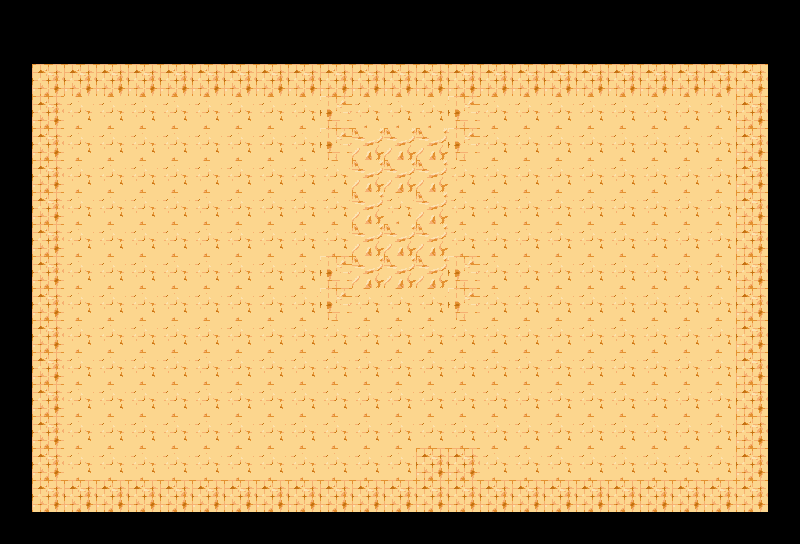

A 2D game scene composited from a Tiled map and its tileset images. What follows is a short description and the map's XML, with every tile layer's data as written:
An orthogonal 25x17 tile map with 32x32 px tiles, 1 tile layer (floor), 1 hidden layer not drawn and 8 objects (upperBounds, leftBounds, rightBounds, playerPosition, spawner1).

<map version="1.0" orientation="orthogonal" renderorder="right-down" width="25" height="17" tilewidth="32" tileheight="32" nextobjectid="19">
 <properties>
  <property name="enemyStep" value="3" />
  <property name="maxCoins" value="12" />
  <property name="maxEnemy" value="6" />
  <property name="spawnerChange" value="3" />
  <property name="startEnemy" value="2" />
 </properties>
 <tileset firstgid="1" name="tiles" tilewidth="32" tileheight="32" tilecount="16" columns="8">
  <image source="../sprites/tiles.png" width="256" height="64" />
  <terraintypes>
   <terrain name="" tile="-1" />
  </terraintypes>
  <tile id="5">
   <properties>
    <property name="solid" value="1" />
   </properties>
  </tile>
 </tileset>
 <layer name="floor" width="25" height="17">
  <properties>
   <property name="solid" value="0" />
  </properties>
  <data encoding="csv">
0,0,0,0,0,0,0,0,0,0,0,0,0,0,0,0,0,0,0,0,0,0,0,0,0,
0,0,0,0,0,0,0,0,0,0,0,0,0,0,0,0,0,0,0,0,0,0,0,0,0,
0,2,2,2,2,2,2,2,2,2,2,2,2,2,2,2,2,2,2,2,2,2,2,2,0,
0,2,16,16,16,16,16,16,16,16,15,16,16,16,15,16,16,16,16,16,16,16,16,2,0,
0,2,16,16,16,16,16,16,16,16,15,14,14,14,15,16,16,16,16,16,16,16,16,2,0,
0,2,16,16,16,16,16,16,16,16,16,14,14,14,16,16,16,16,16,16,16,16,16,2,0,
0,2,16,16,16,16,16,16,16,16,16,14,16,14,16,16,16,16,16,16,16,16,16,2,0,
0,2,16,16,16,16,16,16,16,16,16,14,14,14,16,16,16,16,16,16,16,16,16,2,0,
0,2,16,16,16,16,16,16,16,16,15,14,14,14,15,16,16,16,16,16,16,16,16,2,0,
0,2,16,16,16,16,16,16,16,16,15,16,16,16,15,16,16,16,16,16,16,16,16,2,0,
0,2,16,16,16,16,16,16,16,16,16,16,16,16,16,16,16,16,16,16,16,16,16,2,0,
0,2,16,16,16,16,16,16,16,16,16,16,16,16,16,16,16,16,16,16,16,16,16,2,0,
0,2,16,16,16,16,16,16,16,16,16,16,16,16,16,16,16,16,16,16,16,16,16,2,0,
0,2,16,16,16,16,16,16,16,16,16,16,16,16,16,16,16,16,16,16,16,16,16,2,0,
0,2,16,16,16,16,16,16,16,16,16,16,16,2,2,16,16,16,16,16,16,16,16,2,0,
0,2,2,2,2,2,2,2,2,2,2,2,2,2,2,2,2,2,2,2,2,2,2,2,0,
0,0,0,0,0,0,0,0,0,0,0,0,0,0,0,0,0,0,0,0,0,0,0,0,0
</data>
 </layer>
 <layer name="walls" width="25" height="17" visible="0">
  <data encoding="csv">
12,3,3,3,3,3,3,3,3,3,3,3,3,3,3,3,3,3,3,3,3,3,3,3,13,
10,4,4,4,4,4,4,4,4,4,4,4,4,4,4,4,4,4,4,4,4,4,4,4,11,
5,0,0,0,0,0,0,0,0,0,0,0,0,0,0,0,0,0,0,0,0,0,0,0,6,
5,0,0,0,0,0,0,0,0,0,0,0,0,0,0,0,0,0,0,0,0,0,0,0,6,
5,0,0,0,0,0,0,0,0,0,0,0,0,0,0,0,0,0,0,0,0,0,0,0,6,
5,0,0,0,0,0,0,0,0,0,0,0,0,0,0,0,0,0,0,0,0,0,0,0,6,
5,0,0,0,0,0,0,0,0,0,0,0,0,0,0,0,0,0,0,0,0,0,0,0,6,
5,0,0,0,0,0,0,0,0,0,0,0,0,0,0,0,0,0,0,0,0,0,0,0,6,
5,0,0,0,0,0,0,0,0,0,0,0,0,0,0,0,0,0,0,0,0,0,0,0,6,
5,0,0,0,0,0,0,0,0,0,0,0,0,0,0,0,0,0,0,0,0,0,0,0,6,
5,0,0,0,0,0,0,0,0,0,0,0,0,0,0,0,0,0,0,0,0,0,0,0,6,
5,0,0,0,0,0,0,0,0,0,0,0,0,0,0,0,0,0,0,0,0,0,0,0,6,
5,0,0,0,0,0,0,0,0,0,0,0,0,0,0,0,0,0,0,0,0,0,0,0,6,
5,0,0,0,0,0,0,0,0,0,0,0,0,0,0,0,0,0,0,0,0,0,0,0,6,
5,0,0,0,0,0,0,0,0,0,0,0,0,0,0,0,0,0,0,0,0,0,0,0,6,
5,0,0,0,0,0,0,0,0,0,0,0,0,0,0,0,0,0,0,0,0,0,0,0,6,
8,7,7,7,7,7,7,7,7,7,7,7,7,7,7,7,7,7,7,7,7,7,7,7,9
</data>
 </layer>
 <objectgroup name="wallObjects">
  <object id="3" name="upperBounds" x="-128" y="-96" width="1056" height="144" />
  <object id="4" name="leftBounds" x="-128" y="-96" width="152" height="800" />
  <object id="5" name="rightBounds" x="775" y="-96" width="137" height="800" />
  <object id="9" x="64" y="160" width="288" height="96" />
  <object id="13" x="-128" y="535" width="1056" height="169" />
  <object id="18" x="448" y="160" width="288" height="96" />
 </objectgroup>
 <objectgroup name="player">
  <object id="12" name="playerPosition" x="384" y="480" width="32" height="32" />
 </objectgroup>
 <objectgroup name="spawner">
  <object id="16" name="spawner1" x="224" y="96" width="32" height="32" />
 </objectgroup>
</map>
